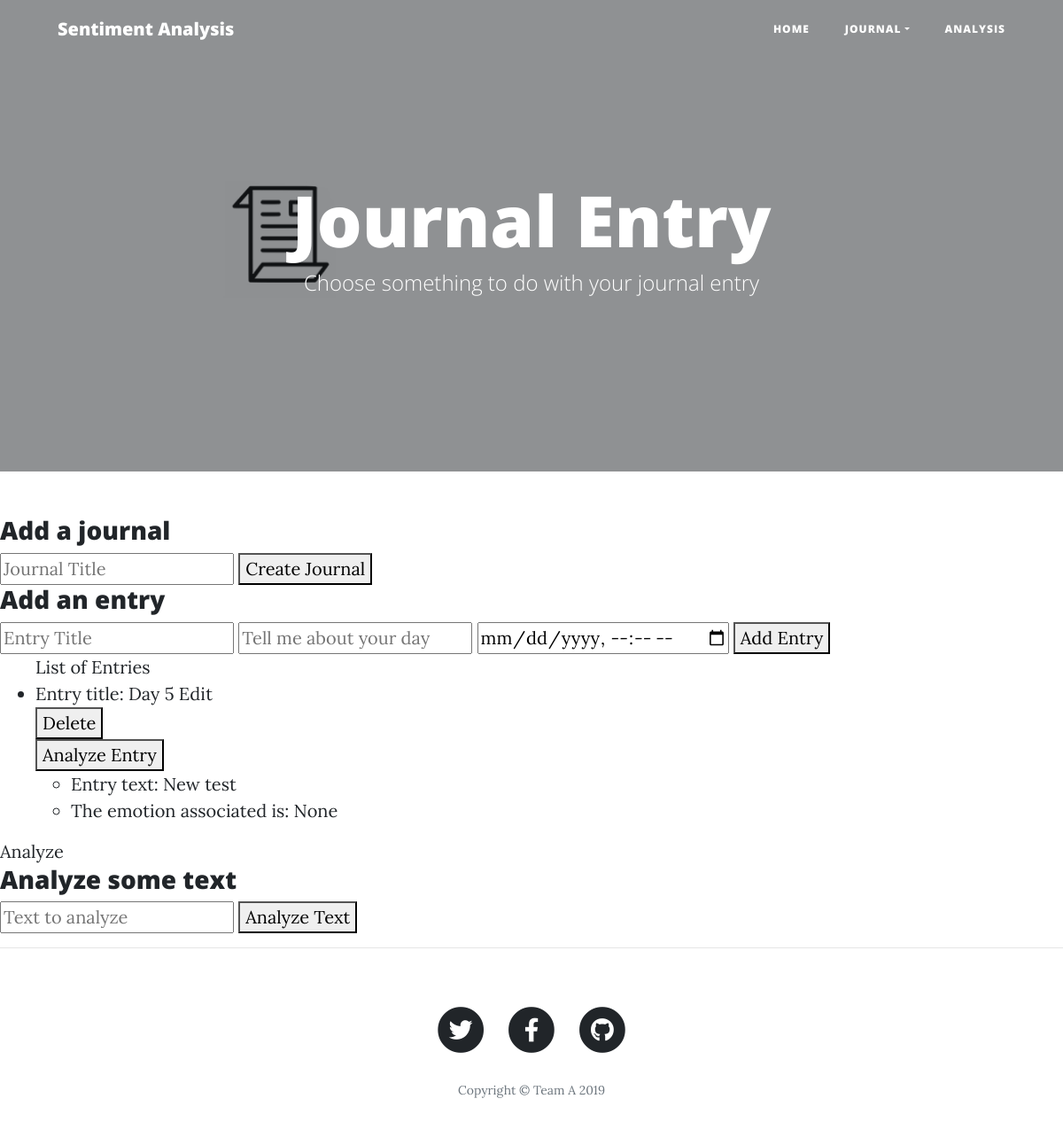
The page /journal on the database as committed earlier.
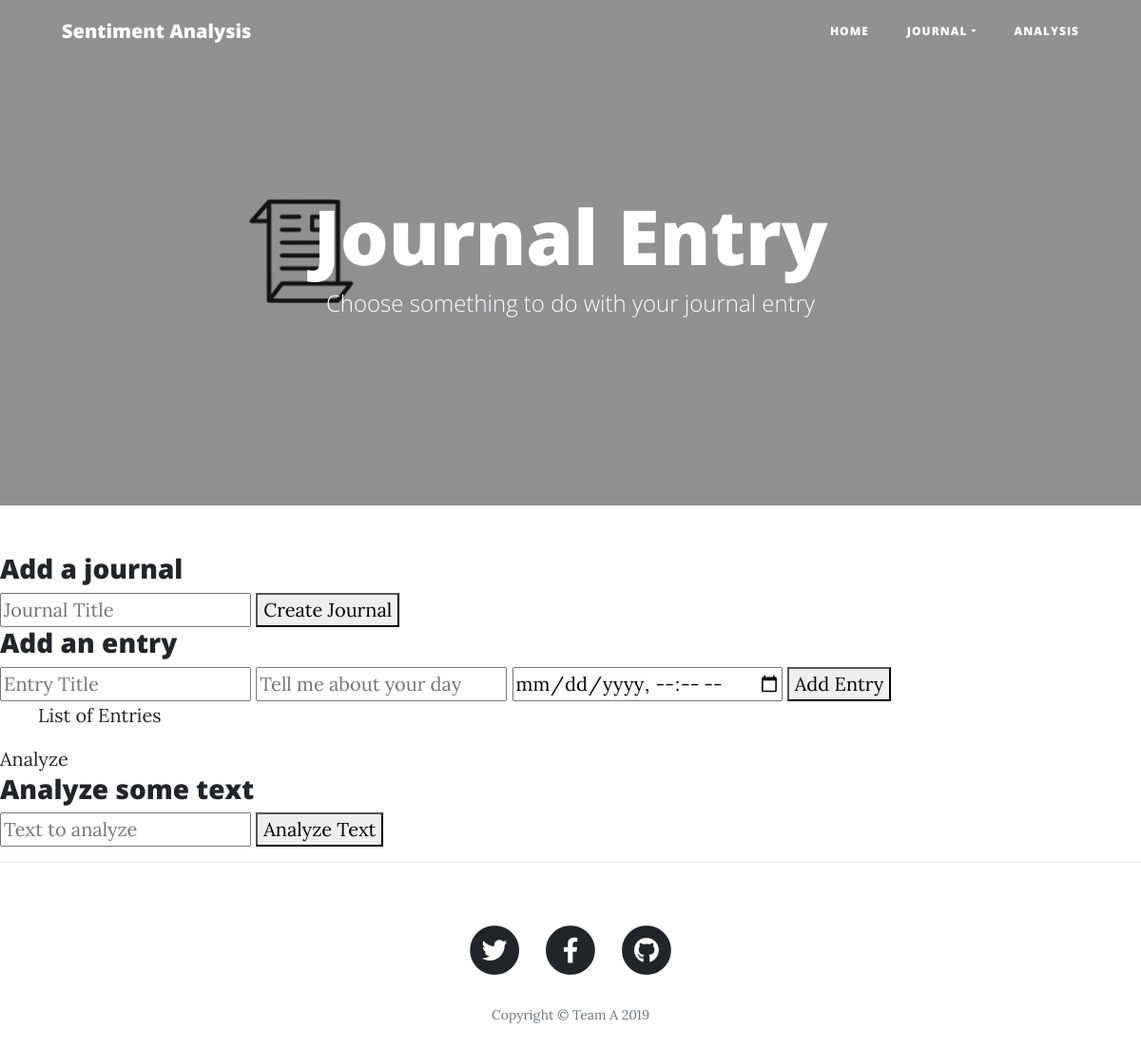
The same page on the database as committed later.
### app/main/models.py (models this page shows)
class JournalEntry(db.Model):
    __tablename__ = "JournalEntry"
    EntryID = db.Column(db.Integer, primary_key=True, nullable = False, autoincrement = True)
    EntryTitle = db.Column(db.String)
    EntryText = db.Column(db.String)
    Date_Time = db.Column(db.DateTime)
    EntryEmotion = db.Column(db.String)
    J_ID = db.Column(db.Integer, db.ForeignKey('Journal.JournalID'), nullable = False)

### app/main/routes.py (the view)
@bp.route('/journal', methods = ['GET', 'POST'])
def journal():
    entries = JournalEntry.query.all()
    return render_template('journal.html', entries = entries)

### app/main/templates/journal.html (shortened to what this page needs)
{% extends 'base.html' %}
{% block header %}
      <header class="masthead" style="background-image: url('/static/img/entry-b.jpg')">
        <div class="overlay"></div>
    <div class="container">
      <div class="row">
        <div class="col-lg-8 col-md-10 mx-auto">
          <div class="site-heading">
            <h1>Journal Entry</h1>
            <span class="subheading">Choose something to do with your journal entry</span>
          </div>
        </div>
      </div>
    </div>
  </header>
{% endblock %}
{% block content %}
<!DOCTYPE html>
<html>
<head>
</head>
<body>
    <h3>Add a journal</h3>
    <form action="{{url_for('main.create_journal')}}" method="post">
        <input type="text" name="title" placeholder="Journal Title">
        <button type="submit"> Create Journal </button>
    </form>
    <div class="journal-entry">
        <h3>Add an entry</h3>
        <form action="{{url_for('main.add', JournalID = 1 )}}" method="POST">
            <input type="text" name="title" placeholder="Entry Title">
            <input type="text" name="entry" placeholder="Tell me about your day">
            <input type="datetime-local" name="datetime" placeholder="datetime-local">
            <button type="submit" action="{{url_for('main.add', JournalID = 1)}}"> Add Entry </button>
        </form>
    </div>
    <ul>List of Entries
        {% for entry in entries %}
        <li>Entry title: {{entry.EntryTitle}} <a type="button"
                href="{{url_for('main.edit' , EntryID = entry.EntryID )}}">Edit </a>
                <form name="formtext" method="DELETE" action="{{url_for('main.delete', EntryID = entry.EntryID)}}">
                    <button type="submit" action="{{url_for('main.delete', EntryID = entry.EntryID)}}">Delete</button>
                </form>
            <form name="analyze" method="POST" action="{{url_for('main.analyze_entry', EntryID = entry.EntryID)}}">
                <button type="submit" action="{{url_for('main.analyze_entry', EntryID = entry.EntryID)}}">Analyze Entry</button>
            </form>
        </li>
        <ul>
            <li>Entry text: {{entry.EntryText}} </li>
            <li>The emotion associated is: {{entry.EntryEmotion}}</li>
        </ul>
        {% endfor %}
    </ul>
    <a type = "button" href = "{{url_for('main.analyze_text')}}">Analyze</a>
    <div class="journal-entry">
        <h3>Analyze some text</h3>
        <form action="{{url_for('main.analyze_text')}}" method="post">
            <input type="text" name="entry" placeholder="Text to analyze">
            <button type="submit" action = "{{url_for('main.analyze_text')}}"> Analyze Text </button>
        </form>
    </div>
</body>
</html>{% endblock %}

### app/main/templates/base.html (shortened to what this page needs)
<!DOCTYPE html>
<html lang="en">
<head>
  <link href="/static/vendor/bootstrap/css/bootstrap.min.css" rel="stylesheet">
  <link href="/static/vendor/fontawesome-free/css/all.min.css" rel="stylesheet" type="text/css">
    <link rel="stylesheet" href="/static/vendor/fontawesome-free/css/all.min.css">
  <link href="/static/css/clean-blog.min.css" rel="stylesheet">
</head>
<body>
  <nav class="navbar navbar-expand-lg navbar-light fixed-top" id="mainNav">
    <div class="container">
      <a class="navbar-brand" href="">Sentiment Analysis</a>
      <div class="collapse navbar-collapse" id="navbarResponsive">
        <ul class="navbar-nav ml-auto">
          <li class="nav-item">
            <a class="nav-link" href="">Home</a>
          </li>
          <li class="nav-item dropdown">
            <a class="nav-link dropdown-toggle" href="#" id="navbarDropdown" role="button" data-toggle="dropdown" aria-haspopup="true" aria-expanded="false">
              Journal</a>
              </li>
          <li class="nav-item">
            <a class="nav-link" href="journal">Analysis</a>
          </li>
        </ul>
      </div>
    </div>
  </nav>
  {% block header%}{% endblock header %}
  {% block content %}{% endblock %}
  <hr>
  <footer>
    <div class="container">
      <div class="row">
        <div class="col-lg-8 col-md-10 mx-auto">
          <ul class="list-inline text-center">
            <li class="list-inline-item">
              <a href="#">
                <span class="fa-stack fa-lg">
                  <i class="fas fa-circle fa-stack-2x"></i>
                  <i class="fab fa-twitter fa-stack-1x fa-inverse"></i>
                </span>
              </a>
            </li>
            <li class="list-inline-item">
              <a href="#">
                <span class="fa-stack fa-lg">
                  <i class="fas fa-circle fa-stack-2x"></i>
                  <i class="fab fa-facebook-f fa-stack-1x fa-inverse"></i>
                </span>
              </a>
            </li>
            <li class="list-inline-item">
              <a href="#">
                <span class="fa-stack fa-lg">
                  <i class="fas fa-circle fa-stack-2x"></i>
                  <i class="fab fa-github fa-stack-1x fa-inverse"></i>
                </span>
              </a>
            </li>
          </ul>
          <p class="copyright text-muted">Copyright &copy; Team A 2019</p>
        </div>
      </div>
    </div>
  </footer>
</body>
</html>

Rows that differ between the two databases and show on the page:
removed JournalEntry: EntryTitle "Day 5", EntryText "New test", EntryEmotion "None"
